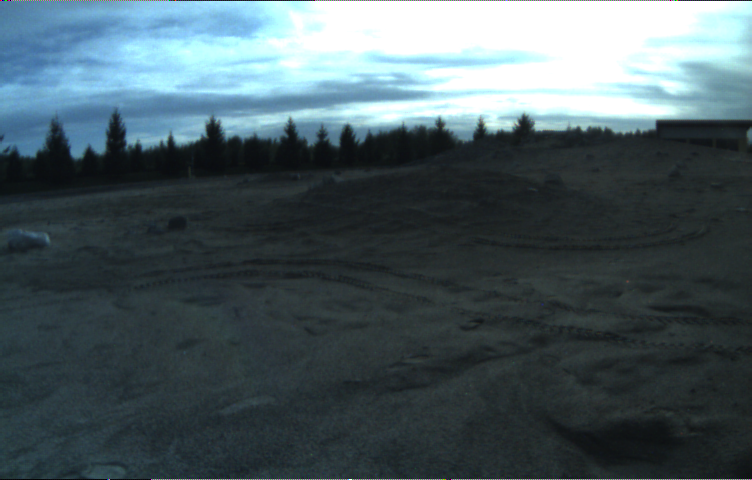
#> input picture data/omni_image5/image.png, 752 x 480 px, found by its file name
$ python alpha_beta_adjustment.py
#> lines starting #> are read from the running program, lines starting #| are printed output that depends on the picture
#> further down, image is the input picture: shape (480, 752, 3); mean B, G, R 96.8, 90.9, 74.6
import cv2
import numpy as np
from matplotlib import pyplot as plt

# Automatic brightness and contrast optimization with optional histogram clipping
def automatic_brightness_and_contrast(image, clip_hist_percent=1):
#> called with clip_hist_percent = 1
    gray = cv2.cvtColor(image, cv2.COLOR_BGR2GRAY)
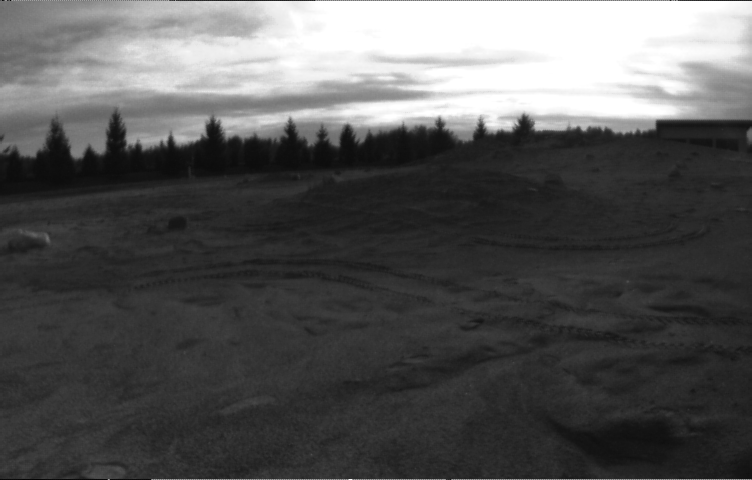
#> gray: shape (480, 752); min 3, max 255, mean 86.7

    # Calculate grayscale histogram
    hist = cv2.calcHist([gray],[0],None,[256],[0,256])
#> hist = 256 values, max 25168 at index 255, min 0 at index 0, mean 1410
    hist_size = len(hist)
#> hist_size = 256

    # Calculate cumulative distribution from the histogram
    accumulator = []
    accumulator.append(float(hist[0]))
    for index in range(1, hist_size):
        accumulator.append(accumulator[index -1] + float(hist[index]))
#> after the loop, accumulator = 256 values from 0 to 360960

    # Locate points to clip
    maximum = accumulator[-1]
#> maximum = 360960
    clip_hist_percent *= (maximum/100.0)
#> clip_hist_percent = 3609.6
    clip_hist_percent /= 2.0
#> clip_hist_percent = 1804.8

    # Locate left cut
    minimum_gray = 0
    while accumulator[minimum_gray] < clip_hist_percent:
        minimum_gray += 1
#> this loop made 14 passes
#> after the loop, minimum_gray = 14

    # Locate right cut
    maximum_gray = hist_size -1
#> maximum_gray = 255
    while accumulator[maximum_gray] >= (maximum - clip_hist_percent):
        maximum_gray -= 1
#> this loop made 1 pass
#> maximum_gray on pass 1: 254
#> after the loop, maximum_gray = 254

    # Calculate alpha and beta values
    alpha = 255 / (maximum_gray - minimum_gray)
#> alpha = 1.06
    beta = -minimum_gray * alpha
#> beta = -14.88

    #'''
    # Calculate new histogram with desired range and show histogram
    new_hist = cv2.calcHist([gray],[0],None,[256],[minimum_gray,maximum_gray])
#> new_hist = 256 values, max 12591 at index 30, min 0 at index 15, mean 1303.2
    plt.plot(hist)
    plt.plot(new_hist)
    plt.xlim([0,256])
    plt.show()
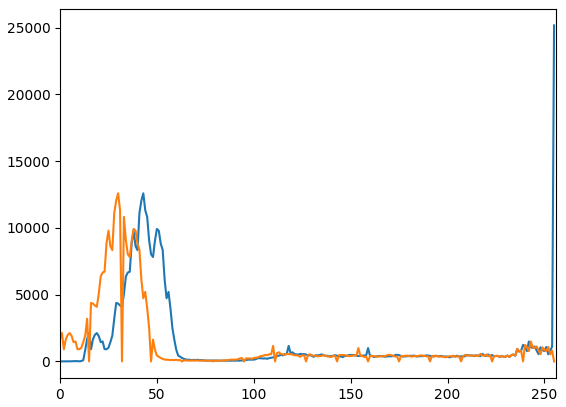
#> figure drawn by matplotlib, 1 panel; curve peaks at x = 255, y = 25168; curve peaks at x = 30, y = 12591
    #'''

    auto_result = cv2.convertScaleAbs(image, alpha=alpha, beta=beta)
    return (auto_result, alpha, beta)

image = cv2.imread('./data/omni_image'+str(5)+'/image.png')
#image = cv2.imread('./data/Untitled.png')
auto_result, alpha, beta = automatic_brightness_and_contrast(image)
#> alpha = 1.06; beta = -14.88
print('alpha', alpha)
#| alpha 1.0625
print('beta', beta)
#| beta -14.875
cv2.imshow('auto_result', auto_result)
cv2.waitKey()
